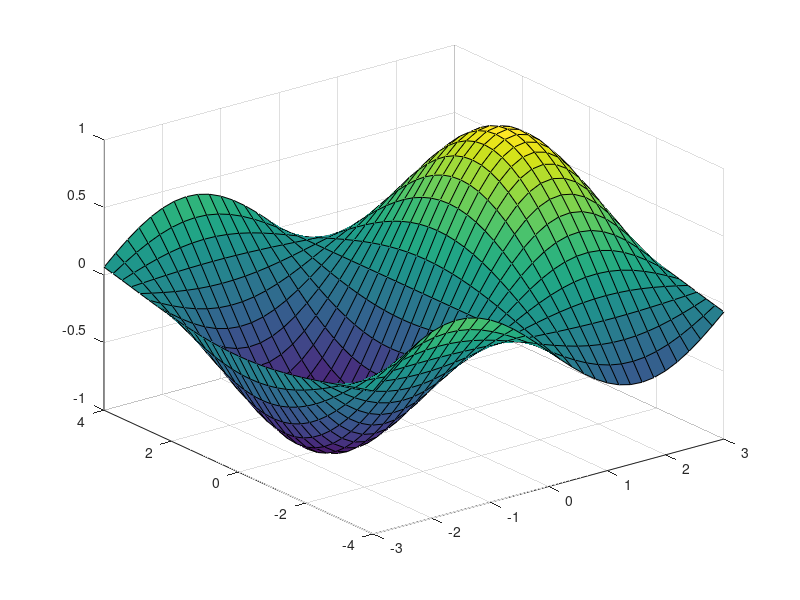

The MATLAB script that drew this image:
%
% Plot f(x,y) = sin(x)*cos(0.5*y) for x in [-3,3] and y in [-4,4].
%
clear;
clf;
%
m=31;
n=31;
x=zeros(m,n);
y=zeros(m,n);
f=zeros(m,n);
dx=6/(n-1);
dy=8/(m-1);
%
for i=1:m,
   for j=1:n,
      x(i,j)=-3+(j-1)*dx;
      y(i,j)=-4+(i-1)*dy;
      f(i,j)=sin(x(i,j))*cos(0.5*y(i,j));
   end
end
%
surf(x,y,f)
%
